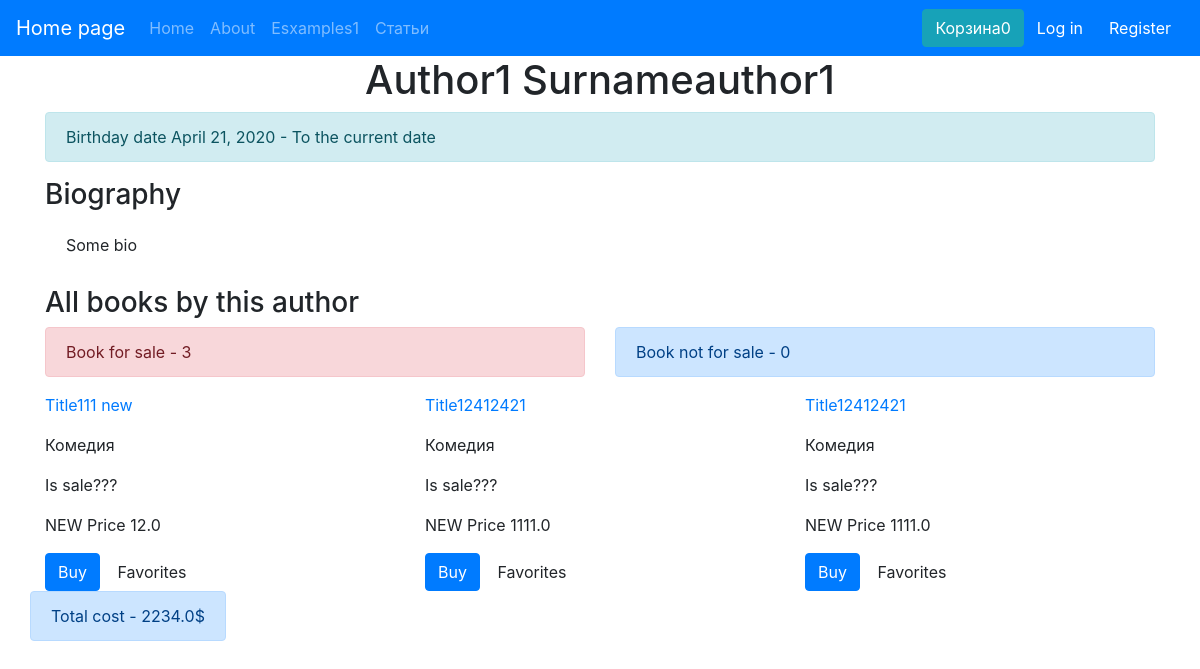
Page /author-detail/1/ on the committed database.
### testlesson/models.py (models this page shows, shortened)
class Author (models.Model):
    name = models.CharField(max_length=35,verbose_name='Имя автора')
    surname = models.CharField(max_length=35,verbose_name='Фамилия ')
    date_birth = models.DateField(verbose_name='Дата рождения')
    date_dead = models.DateField(verbose_name='Дата смерти',blank=True,null=True)
    bio = models.TextField(max_length=5000,verbose_name='Био автора')
    def front_name(self):
        return f'{self.name.capitalize()} {self.surname.capitalize()}'
    def get_books(self):
        return Book.objects.filter(author_id=self.id)
    def get_total_price(self):
        books = self.get_books()
        price_list = []
        for book in books:
            if book.is_sale:
                price_list.append(book.new_price or 0)
            else:
                price_list.append(book.price or 0)
        return  sum(price_list)
    def count_sale(self):
        return len(self.get_books().filter(is_sale=True))
    def count_is_not_sale(self):
        return len(self.get_books().filter(is_sale=False))

class Book(models.Model):
    GENRE_CHOISE = (
        ('comedy', 'Комедия'),
        ('trag', 'Боевик'),
        ('melodrama', 'Драма'),
        ('futur', 'Фанатаска'),
    )
    author = models.ForeignKey(Author, on_delete=models.CASCADE, default='', null=True)
    title = models.CharField(max_length=120)
    description = models.TextField(max_length=1000)
    price = models.FloatField()
    is_sale = models.BooleanField(default=False)
    new_price = models.FloatField(blank=True,null=True)
    genre = models.CharField(choices=GENRE_CHOISE,max_length=100)

### testlesson/views.py (the view)
# urls.py: path('author-detail/<int:author_id>/' , author_detail),
def author_detail(request, author_id):
    current_author = Author.objects.get(pk=author_id)
    all_books = current_author.get_books()
    filter_books = [
      book for book in all_books if book.title.startswith('title')
    ]
    print('filter_books',filter_books)
    ctx = {}
    ctx ['author'] = current_author
    return render(request, 'testlesson/author_detail.html', ctx)

### templates/testlesson/author_detail.html (shortened to what this page needs)
{% extends 'index.html' %}
{% block content %}
    <h1 style="text-align: center">{{ author.front_name }}</h1>
    <p class="alert alert-info">
        Birthday date {{ author.date_birth }} -
        {% if author.date_dead %}
            {{ author.date_dead }}
        {% else %}
            To the current date
        {% endif %}
    </p>
    <h3>Biography</h3>
    <p class="alert">
        {{ author.bio }}
    </p>
    <h3>All books by this author </h3>
<div class="row">
        <div class="col-md-6">
              <p class="alert alert-danger">
        Book for sale - {{ author.count_sale }}
    </p>
        </div>
         <div class="col-md-6">
              <p class="alert alert-primary">
        Book not  for sale - {{ author.count_is_not_sale }}
    </p>
        </div>
    </div>
    <div class="row">
    {% for book in author.get_books %}
        <div class="col-md-4">
           <p class="">
                    <a href="/book-detail/{{ book.id }}/">{{ book.title }}</a></p>
                <p class="">{{ book.get_genre_display }}</p>
            <p>Is sale??? {{ book.}}</p>
            <p> NEW Price {{ book.new_price }}</p>
                <button class="btn btn-primary">Buy</button>
                <button class="btn success">Favorites</button>
        </div>
        {% endfor %}
   <p class="alert alert-primary " style="text-align: center; align-items: center;justify-content: center">Total cost - {{ author.get_total_price }}$</p>
    </div>
{% endblock %}

### templates/index.html (shortened to what this page needs)
<!DOCTYPE html>
<html lang="en">
<head>
    <link rel="stylesheet" href="https://stackpath.bootstrapcdn.com/bootstrap/4.5.2/css/bootstrap.min.css">
</head>
<body>
{% include 'includes/header.html' %}
<div class="container">
{% block content %}
{% endblock %}
</div>
</body>
</html>

### templates/includes/header.html (shortened to what this page needs)
<nav class="navbar navbar-expand-lg navbar-dark bg-primary">
  <a class="navbar-brand" href="/">Home page</a>
  <div class="collapse navbar-collapse" id="navbarNav">
    <ul class="navbar-nav">
      <li class="nav-item {% if tab == 'home' %} active {% endif %}">
        <a class="nav-link" href="/">Home <span class="sr-only">(current)</span></a>
      </li>
      <li class="nav-item {% if tab == 'about' %} active {% endif %}">
        <a class="nav-link" href="/about/">About</a>
      </li>
    <li class="nav-item">
        <a class="nav-link {% if tab == 'about' %} active {% endif %}" href="{% url 'client_app:index' %}">Esxamples1</a>
    </li>
    <li class="nav-item">
        <a class="nav-link {% if tab == 'about' %} active {% endif %}" href="{% url 'client_app:articles' %}">Статьи</a>
    </li>
    </ul>
  </div>
    <a href="{% url 'client_app:bucket' %}" class="btn btn-info">Корзина{{ request.session.books_bucket | length }}</a>
    {% if not request.user.is_authenticated  %}
    <a href="{% url 'client_app:login'%}" class="btn btn-primary">Log in</a>
    <a href="{% url 'client_app:register'%}" class="btn btn-primary">Register</a>
        {% else %}
        <a class="btn btn-danger" href="{% url 'client_app:logout' %}">Log out - {{ request.user.username }}</a>
        <a class="btn btn-danger" href="{% url 'client_app:profile' %}">Cabinet</a>
    {% endif %}
</nav>

### rows in the picture
Author: front_name "Author1 Surnameauthor1", date_birth "April 21, 2020", bio "Some bio", count_sale "3", count_is_not_sale "0", get_total_price "2234.0"
Book: title "Title111 new", genre "Комедия", new_price "12.0"
Book: title "Title12412421", genre "Комедия", new_price "1111.0"
Book: title "Title12412421", genre "Комедия", new_price "1111.0"

### other values in the picture
{{ request.session.books_bucket | length }} "0"
